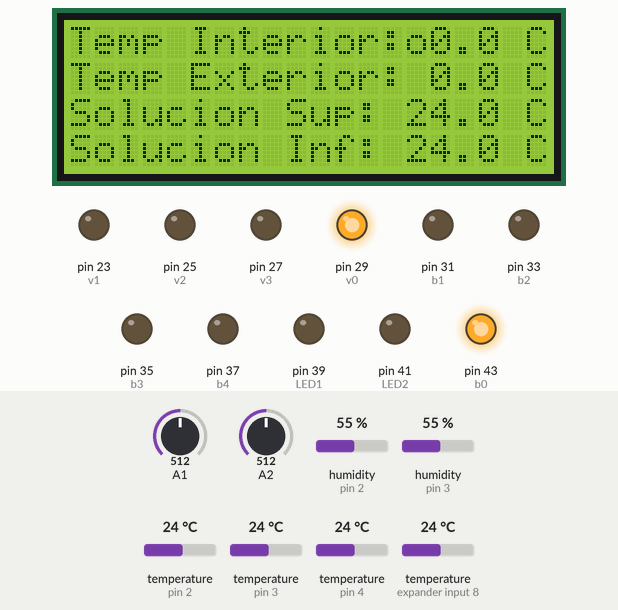
This sketch was run on a simulated Arduino Mega 2560, built with avr-gcc and run on an emulated ATmega2560. Shown: 20×4 character LCD, output pins drawn as LEDs (lit = HIGH). The inputs (shaded band) are chosen by the test bench; at power-on: temperature (sensors on pin 2, pin 3, pin 4, expander input 8) 24 °C, A1 = 512, A2 = 512, humidity (sensors on pin 2, pin 3) 55 %.

Above: at 2.0 s.
2.1 s: temperature (sensor on pin 2) set to 12 °C
At 6.7 s:
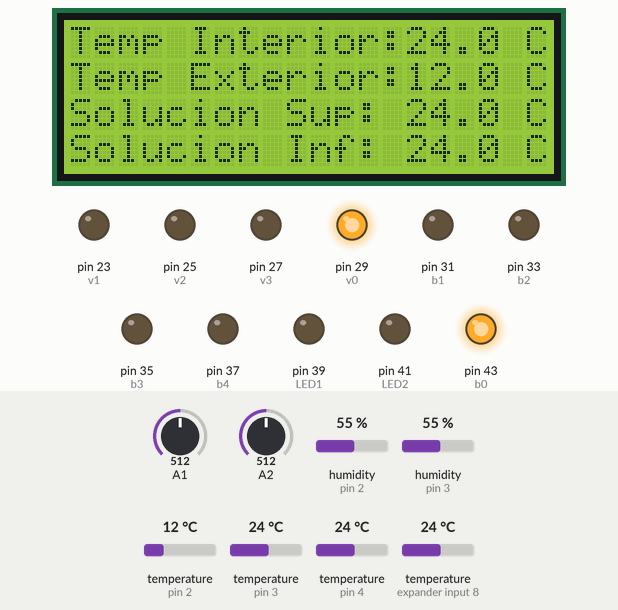
8.1 s: A1 set to 716
At 13.3 s:
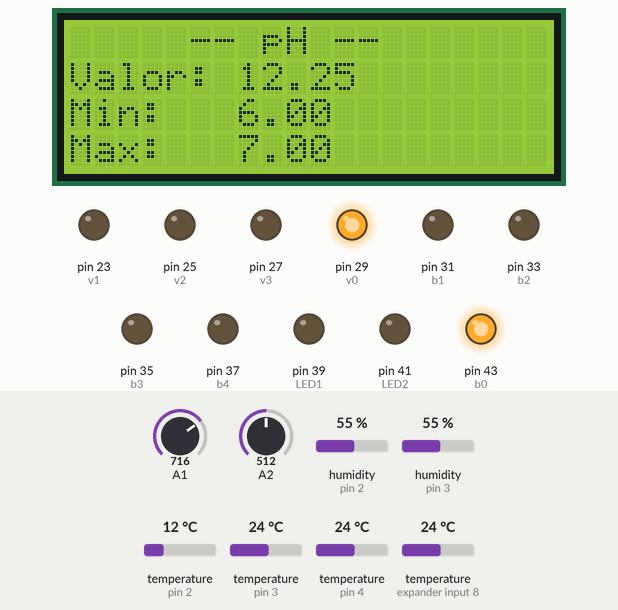
14.1 s: A2 set to 716
At 16.8 s:
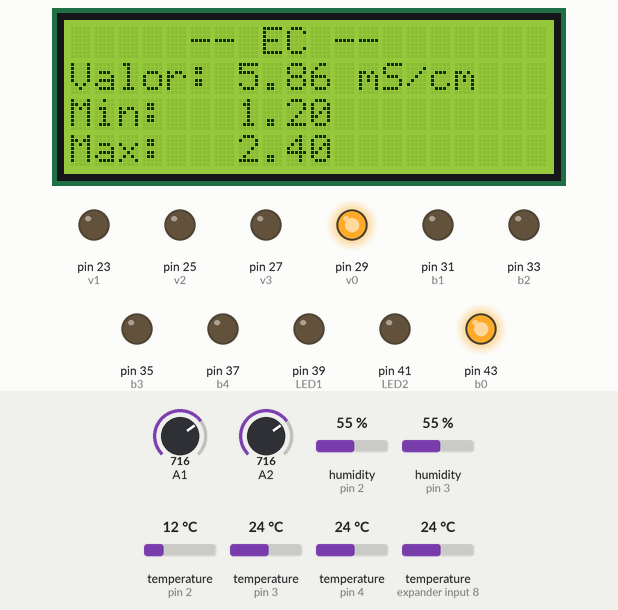
19.3 s: A2 set to 992
At 22.1 s:
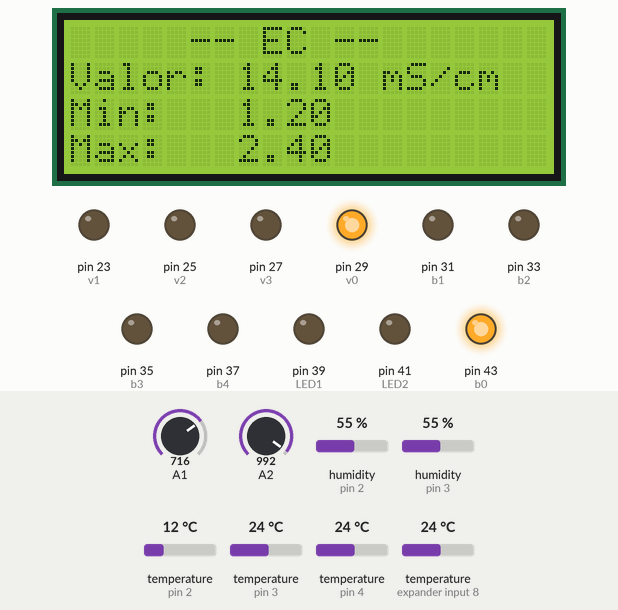
Timing chart, 0 to 23.6 s (numbered marks = the images above; inputs shaded):
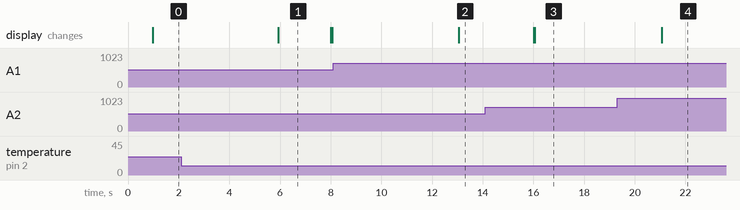

The sketch:

main.ino
```cpp
/********************************************************************
 ***    Laboratorio Autocontenido Hidropónico de Industria 4.0    ***
 ********************************************************************

 ************************   IMPORTANTE   ****************************
 *  El  puerto  serie  está  reservado  exclusivamente  para   la   *
 *  transmisión  de  datos  en  formato  JSON.  Modificar  la  ló-  *
 *  gica  del  sistema  únicamente  si  se  tiene  pleno  conoci-   *
 *  miento  de  lo  que  se  está  realizando,  ya  que  el  có-    *
 *  digo  controla  hardware  real  y  un  error  puede  ocasionar  *
 *  daños  físicos  irreversibles.  Para  pruebas,  utilizar  los   *
 *  sketches  unitarios  por  módulo  disponibles  en  el  reposi-  *
 *  torio.  Ante  cualquier  duda,  consultar  la  documentación    *
 *  antes  de  realizar  algún  cambio.                             *
 ****** https://github.com/romsreu/hydrolab/tree/main/docs **********
 ********************************************************************

 ********************************************************************
 ***********************   MAPA DE PINES   **************************
 ** https://github.com/romsreu/hydrolab/blob/main/docs/LAHI4.0.pdf **
 ***************** https://hydrolabutn.netlify.app/ *****************
 ********************************************************************

 ********************************************************************
 *********************   PINOUT ATMEGA2560   ************************
 ****** https://lastminuteengineers.com/arduino-mega-pinout/ ********
 *******************************************************************/

/********************************************************************
 ************************   PARÁMETROS   ****************************
 *******************************************************************/

/******************   HUMEDAD Y TEMPERATURA   **********************/

float LHum = 80.0;  // [%] Límite de humedad relativa

/***************************   pH   ********************************/

float pH_value = 0;  // [pH] Valor medido

/***************   CONDUCTIVIDAD ELÉCTRICA (EC)   ******************/

float EC_value = 0;  // [mS/cm] Valor medido

/***********************   VENTILACIÓN   ****************************/

float vent_time = 0;  // [ms] Duración de ventilación

/********************************************************************
 **************   VARIABLES DE TIEMPO Y MUESTREO   ******************
 *******************************************************************/

const float MIN_TO_MILLISECONDS = 60000;

/**********************   TIEMPO GENERAL   **************************/

unsigned long currentMillis = 0;

/*********************   IMPRESIÓN SERIAL   *************************/

unsigned long previousMillis_print = 0;
unsigned long interval_print = 1 * MIN_TO_MILLISECONDS;

/***************************   pH   ********************************/

unsigned long previousMillis_pH = 0;
unsigned long interval_pH = 10 * MIN_TO_MILLISECONDS;
int pH_samples = 5;

/***************************   EC   ********************************/

unsigned long previousMillis_EC = 0;
unsigned long interval_EC = 0 * MIN_TO_MILLISECONDS;
int EC_samples = 0;

/*******************   TEMPERATURA AMBIENTE   ***********************/

unsigned long previousMillis_temp = 0;
unsigned long interval_temp = 1 * MIN_TO_MILLISECONDS;
int temp_samples = 0;

/*********************   TEMPERATURA AGUA   *************************/

unsigned long previousMillis_Wtemp = 0;
unsigned long interval_Wtemp = 1 * MIN_TO_MILLISECONDS;

/********************   LUZ AMBIENTE (LDR)   ************************/

unsigned long previousMillis_LDR = 0;
const long interval_LDR = 900000;

/**************************   LEDs   ********************************/

unsigned long previousMillis_LED = 0;
unsigned long previousMillis_fotoperiodo = 0;
bool fase_dia_activa = true;

/**********************   BOMBA PRINCIPAL   *************************/

unsigned long previousMillis_bomba = 0;

/************************   DISPLAY LCD   ***************************/

unsigned long previousMillis_display = 0;
const unsigned long interval_display = 8000;
unsigned long previousMillis_refresh = 0;
const unsigned long interval_refresh = 5000;  // refresco de valores en pantalla
bool screenChanged = true;                    // fuerza redibujo al cambiar de pantalla
int screenIndex = 0;
const int totalScreens = 5;

/********************************************************************
 **********************   ¡NO MODIFICAR!   **************************
 *  A  partir  de  esta  sección  se  definen  las  librerías,  de- *
 *  claraciones,  variables  de  estado  y  parámetros  internos    *
 *  del  sistema.  No  editar  salvo  que  se  desee  modificar  la *
 *  lógica  de  funcionamiento  interna.                            *
 ********************************************************************/

/********************************************************************
 ************************   LIBRERÍAS   *****************************
 *******************************************************************/

#include <DHT.h>
#include <OneWire.h>
#include <DallasTemperature.h>
#include <ArduinoJson.h>
#include <Wire.h>
#include <LiquidCrystal_I2C.h>
#include "programas.h"

LiquidCrystal_I2C lcd(0x3F, 20, 4);

#include "display.h"
#include "sensores.h"
#include "actuadores.h"
#include "json_serial.h"
#include "config.h"

/********************************************************************
 ******************  CONFIGURACIÓN SENSORES   ***********************
 *******************************************************************/

/*************************   DHT22   *******************************/

#define DHTTYPE DHT22
DHT dht_int(DHTPIN_int, DHTTYPE);
DHT dht_ext(DHTPIN_ext, DHTTYPE);
float temp_value_int = 0, temp_value_ext = 0;
float hum_value_int = 0, hum_value_ext = 0;
float Wtemp0_value = 0, Wtemp1_value = 0;

/**************************   LDR   ********************************/

int LDRvalue = 0;
int nivelIluminacion = 0;

/************************   DS18B20   ******************************/

OneWire oneWire(Wtemp_pin);
DallasTemperature DS18B20(&oneWire);

/***************************   pH   ********************************/

float offset = 0.00;  // Ajustar en calibración

/***************************   EC   ********************************/

float VREF = 5.0;
float coef = 1.0;       // Constante de calibración (k-value) del sensor EC/TDS
float tempCoef = 0.02;  // Coef. de compensación térmica (2 %/°C, ref. KS0429)
float refTemp = 25.0;

/********************************************************************
 ********************  VARIABLES DE ESTADO   ************************
 *******************************************************************/

/*************************   BOMBAS   ******************************/

bool b0_state = 0, b1_state = 0, b2_state = 0, b3_state = 0, b4_state = 0;

/**************************   LEDs   *******************************/

bool LED_state = 0;

/**********************   VENTILADORES   ***************************/

bool v0_state = 0, v1_state = 0, v2_state = 0, v3_state = 0;
// v0 Refrigeración LED, v1 Columna Izq, v2 Columna Central, v3 Columna Der

/**********************   CAUDALÍMETROS   ***************************/

const float VOLUMEN_POR_PULSO = 2.25;
float b1_cant = 0, b2_cant = 0, b3_cant = 0, b4_cant = 0;
float vol1 = 10.7, vol2 = 10.7, vol3 = 10.7, vol4 = 10.7;
int pulsos1 = 0, pulsos2 = 0, pulsos3 = 0, pulsos4 = 0;

/********************************************************************
 ***********************  PARÁMETROS PID   **************************
 *******************************************************************/

double Kp = 14.1176;
double Ki = Kp / 120;
double Kd = Kp * 30 - 200;
double input = 0, output = 0;
unsigned long lastTime;
double ITerm = 0, lastInput = 0;
double error_actual = 0, integral = 0;
bool fail_PID = 0;

/********************************************************************
 *****************   PROGRAMA ACTIVO   ******************************
 *******************************************************************/

Programa programa_activo = MENTA;

float limit_temp = programa_activo.limit_temp;
float pH_low = programa_activo.pH_low;
float pH_high = programa_activo.pH_high;
float EC_low = programa_activo.EC_low;
float EC_high = programa_activo.EC_high;
unsigned long interval_bomba_on = programa_activo.bomba_on;
unsigned long interval_bomba_off = programa_activo.bomba_off;

/********************************************************************
 ****************************  SETUP   ******************************
 *******************************************************************/

void setup() {
  Serial.begin(9600);

  lcd.init();
  lcd.backlight();
  lcd.setCursor(0, 0);
  lcd.print("Armario Hidroponico");
  lcd.setCursor(0, 1);
  lcd.print("Iniciando...");

  vent_config();
  bombas_config();
  LED_config();
  caudalimetro_config();
  temp_config();

  // Lectura inicial de temperatura de solución para no mostrar 0 al arrancar
  DS18B20.requestTemperatures();
  Wtemp0_value = DS18B20.getTempCByIndex(0);
  Wtemp1_value = DS18B20.getTempCByIndex(1);

  pinMode(A1, INPUT);
  pinMode(A2, INPUT);
  lastTime = millis();
  lastInput = dht_int.readTemperature();
}

/********************************************************************
 *****************************  LOOP   ******************************
 *******************************************************************/

void loop() {
  currentMillis = millis();
  pH_value = pH_read();
  EC_value = EC_read();

  if (currentMillis - previousMillis_refresh >= interval_refresh || screenChanged) {
    previousMillis_refresh = currentMillis;
    screenChanged = false;
    switch (screenIndex) {
      case 0: showScreen1(); break;
      case 1: showScreen2(); break;
      case 2: showScreen3(); break;
      case 3: showScreen4(); break;
      case 4: showScreen5(); break;
    }
  }

  if (currentMillis - previousMillis_display >= interval_display) {
    previousMillis_display = currentMillis;
    screenIndex++;
    if (screenIndex >= totalScreens) screenIndex = 0;
    lcd.clear();
    screenChanged = true;
  }

  LED(programa_activo.fase_dia,
      programa_activo.fase_noche,
      programa_activo.led_ciclo_on,
      programa_activo.led_ciclo_off);

  temp_control(limit_temp, interval_temp);
  Wtemp_read(interval_Wtemp);
  bomba(interval_bomba_on, interval_bomba_off);

  // pHcontrol(interval_pH);
  // ECcontrol(interval_EC);

  if (currentMillis - previousMillis_print >= interval_print) {
    previousMillis_print = currentMillis;
  }

  if (Serial.available()) {
    char command = Serial.read();
    if (command == 'P') enviar_json();
  }
}
```

actuadores.cpp
```cpp
/********************************************************************
 ***    Laboratorio Autocontenido Hidropónico de Industria 4.0    ***
 ********************************************************************

 ********************************************************************
 ***********************   ACTUADORES   *****************************
 *  Implementación  de  las  funciones  de  control  de  actuadores  *
 *  del  sistema.  Incluye  configuración  y  manejo  de  ventila-  *
 *  dores,  bombas  peristálticas,  bomba  principal,  LEDs  de    *
 *  iluminación  y  caudalímetros.                                  *
 ********************************************************************/

#include "actuadores.h"
#include "config.h"
extern const float VOLUMEN_POR_PULSO;

void vent_config() {
  pinMode(v0, OUTPUT);
  pinMode(v1, OUTPUT);
  pinMode(v2, OUTPUT);
  pinMode(v3, OUTPUT);

  digitalWrite(v0, LOW);
  digitalWrite(v1, LOW);
  digitalWrite(v2, LOW);
  digitalWrite(v3, LOW);

  v0_state = 0;
  v1_state = 0;
  v2_state = 0;
  v3_state = 0;
}

void bombas_config() {
  pinMode(b1, OUTPUT);
  pinMode(b2, OUTPUT);
  pinMode(b3, OUTPUT);
  pinMode(b4, OUTPUT);
  pinMode(b0, OUTPUT);

  digitalWrite(b1, LOW);
  digitalWrite(b2, LOW);
  digitalWrite(b3, LOW);
  digitalWrite(b4, LOW);
  digitalWrite(b0, HIGH); // HIGH es apagado para el relé sólido

  b1_state = 0;
  b2_state = 0;
  b3_state = 0;
  b4_state = 0;
  b0_state = 0;
}

void LED_config() {
  pinMode(LED1, OUTPUT);
  pinMode(LED2, OUTPUT);

  // Inicia encendido (LOW = encendido para relé sólido)
  digitalWrite(LED1, LOW);
  digitalWrite(LED2, LOW);
  digitalWrite(v0, HIGH);  // Ventilador de refrigeración LED encendido

  LED_state  = 1;
  fase_dia_activa = true;
}

void caudalimetro_config() {
  pinMode(c1, INPUT);
  pinMode(c2, INPUT);
  pinMode(c3, INPUT);
  pinMode(c4, INPUT);
}

void bombita_on(uint8_t pinBomba, uint8_t pinCaudal, int& pulsos, float& vol, bool& estado, float ml) {
  while (vol < ml) {
    attachInterrupt(digitalPinToInterrupt(pinCaudal), pulsos++, RISING);
    vol = ((pulsos * VOLUMEN_POR_PULSO) / 10.0) - 10.7;
    digitalWrite(pinBomba, HIGH);
    estado = HIGH;
  }

  digitalWrite(pinBomba, LOW);
  estado = LOW;
  detachInterrupt(digitalPinToInterrupt(pinCaudal));
  pulsos = 0;
  vol = 10.7;
}

/********************************************************************
 *  LED — fotoperíodo con ciclo interno                            *
 *                                                                  *
 *  fase_dia:    duración total de la fase con luz                 *
 *  fase_noche:  duración total de la fase sin luz                 *
 *  ciclo_on:    tiempo encendido dentro de la fase día            *
 *  ciclo_off:   tiempo apagado dentro de la fase día              *
 *                                                                  *
 *  Comportamiento:                                                 *
 *  Al encender → fase día → parpadea ciclo_on/ciclo_off           *
 *  Al cumplir fase_dia → apagado fijo durante fase_noche          *
 *  Al cumplir fase_noche → vuelve a fase día                      *
 ********************************************************************/

void LED(unsigned long fase_dia, unsigned long fase_noche,
         unsigned long ciclo_on, unsigned long ciclo_off) {

  unsigned long currentMillis = millis();

  if (fase_dia_activa) {
    // --- Verificar si terminó la fase día ---
    if (currentMillis - previousMillis_fotoperiodo >= fase_dia) {
      previousMillis_fotoperiodo = currentMillis;
      previousMillis_LED         = currentMillis;
      fase_dia_activa            = false;

      // Apagar LEDs al entrar en noche
      digitalWrite(LED1, HIGH);
      digitalWrite(LED2, HIGH);
      digitalWrite(v0, LOW);
      LED_state = 0;
      LDRvalue  = analogRead(LDRpin);
      return;
    }

    // --- Ciclo interno ON/OFF dentro de la fase día ---
    if (LED_state == 0 && currentMillis - previousMillis_LED >= ciclo_off) {
      digitalWrite(LED1, LOW);
      digitalWrite(LED2, LOW);
      digitalWrite(v0, HIGH);
      LED_state        = 1;
      previousMillis_LED = currentMillis;
      LDRvalue         = analogRead(LDRpin);
      nivelIluminacion = LDRvalue / 950 * 100;

    } else if (LED_state == 1 && currentMillis - previousMillis_LED >= ciclo_on) {
      digitalWrite(LED1, HIGH);
      digitalWrite(LED2, HIGH);
      digitalWrite(v0, LOW);
      LED_state        = 0;
      previousMillis_LED = currentMillis;
      LDRvalue         = analogRead(LDRpin);
      nivelIluminacion = LDRvalue / 950 * 100;
    }

  } else {
    // --- Fase noche: esperar y volver al día ---
    if (currentMillis - previousMillis_fotoperiodo >= fase_noche) {
      previousMillis_fotoperiodo = currentMillis;
      previousMillis_LED         = currentMillis;
      fase_dia_activa            = true;

      // Encender LEDs al iniciar nuevo día
      digitalWrite(LED1, LOW);
      digitalWrite(LED2, LOW);
      digitalWrite(v0, HIGH);
      LED_state = 1;
      LDRvalue  = analogRead(LDRpin);
    }
  }
}

void bomba(unsigned long bomba_tOn, unsigned long bomba_tOff) {
  unsigned long currentMillis = millis();

  if (b0_state == HIGH && currentMillis - previousMillis_bomba >= bomba_tOn) {
    digitalWrite(b0, HIGH);
    b0_state = LOW;
    previousMillis_bomba = currentMillis;
  } else if (b0_state == LOW && currentMillis - previousMillis_bomba >= bomba_tOff) {
    digitalWrite(b0, LOW);
    b0_state = HIGH;
    previousMillis_bomba = currentMillis;
  }
}

void vent(bool vent_st) {
  if (vent_st == 1) {
    digitalWrite(v1, HIGH);
    digitalWrite(v2, HIGH);
    digitalWrite(v3, HIGH);
    v1_state = 1;
    v2_state = 1;
    v3_state = 1;
  } else if (vent_st == 0) {
    digitalWrite(v1, LOW);
    digitalWrite(v2, LOW);
    digitalWrite(v3, LOW);
    v1_state = 0;
    v2_state = 0;
    v3_state = 0;
  }
}
```

actuadores.h
```cpp
/********************************************************************
 ***    Laboratorio Autocontenido Hidropónico de Industria 4.0    ***
 ********************************************************************

 ********************************************************************
 ***********************   ACTUADORES   *****************************
 *  Declaraciones  y  prototipos  correspondientes  al  control  de  *
 *  los  actuadores  del  sistema:  ventiladores,  bombas,  LEDs  y  *
 *  caudalímetros.  Las  variables  externas  referenciadas  aquí    *
 *  están  definidas  en  main.ino.                                  *
 ********************************************************************/

#ifndef ACTUADORES_H
#define ACTUADORES_H

#include <Arduino.h>

extern bool b0_state, b1_state, b2_state, b3_state, b4_state;
extern bool LED_state;
extern bool v0_state, v1_state, v2_state, v3_state;
extern float vol1, vol2, vol3, vol4;
extern int pulsos1, pulsos2, pulsos3, pulsos4;
extern int LDRvalue, nivelIluminacion;
extern unsigned long previousMillis_LED, previousMillis_bomba;
extern unsigned long previousMillis_fotoperiodo;
extern bool fase_dia_activa;

void vent_config();
void bombas_config();
void LED_config();
void caudalimetro_config();
void bombita_on(uint8_t, uint8_t, int&, float&, bool&, float);
void LED(unsigned long, unsigned long, unsigned long, unsigned long);
void bomba(unsigned long, unsigned long);
void vent(bool);

#endif
```

Source omitted: display.cpp (3832 bytes), display.h (664 bytes), json_serial.cpp (3650 bytes), json_serial.h (1499 bytes), programas.cpp (427 bytes), programas.h (3464 bytes), sensores.cpp (5534 bytes), sensores.h (1622 bytes), config.h (539 bytes)

Measured:
- after the input at 8.1 s, the display: changes after 5.0 s (image 2)
- what the display in image 1 shows lasts 2.1 s, from 5.9 s to 8.0 s
